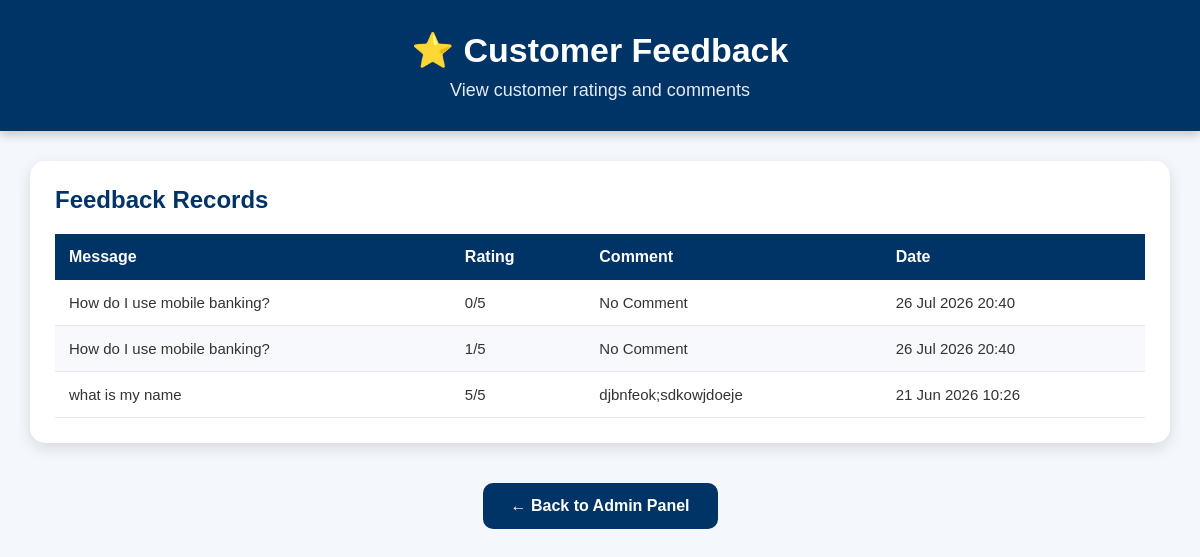
The app's page /feedback-list/ (signed in) with its own data.
### chatbot/models.py (models this page shows, shortened)
class Feedback(models.Model):
    chat = models.ForeignKey(ChatHistory, on_delete=models.CASCADE)
    rating = models.IntegerField()
    comment = models.TextField()

class ChatHistory(models.Model):
    message = models.TextField()
    response = models.TextField()
    intent = models.CharField(
        max_length=50,
        default="UNKNOWN"
    )
    language = models.CharField(max_length=20)
    sentiment = models.CharField(max_length=20)
    timestamp = models.DateTimeField(auto_now_add=True)

### chatbot/views.py (the view)
@login_required
def feedback_list(request):
    feedbacks = Feedback.objects.select_related(
        "chat"
    ).order_by(
        "-id"
    )
    return render(
        request,
        "chatbot/feedback.html",
        {
            "feedbacks": feedbacks
        }
    )

### chatbot/templates/chatbot/feedback.html (shortened to what this page needs)
{% load static %}
<!DOCTYPE html>
<html lang="en">
<head>
<link rel="stylesheet"
href="{% static 'dashboard/css/dashboard.css' %}">
</head>
<body>
<div class="header">
<h1>
⭐ Customer Feedback
</h1>
<p>
View customer ratings and comments
</p>
</div>
<div class="container">
<div class="chart-box">
<h2 class="section-title">
Feedback Records
</h2>
<table>
<thead>
<tr>
<th>Message</th>
<th>Rating</th>
<th>Comment</th>
<th>Date</th>
</tr>
</thead>
<tbody>
{% for item in feedbacks %}
<tr>
<td>
{{ item.chat.message|truncatechars:60 }}
</td>
<td>
{{ item.rating }}/5
</td>
<td>
{{ item.comment|default:"No Comment" }}
</td>
<td>
{{ item.chat.timestamp|date:"d M Y H:i" }}
</td>
</tr>
{% empty %}
<tr>
<td colspan="4">
No feedback available.
</td>
</tr>
{% endfor %}
</tbody>
</table>
</div>
<div class="footer">
<a href="{% url 'admin_panel' %}" class="btn">
← Back to Admin Panel
</a>
</div>
</div>
</body>
</html>

### dashboard/static/dashboard/css/dashboard.css (style rules this page uses)
* { margin:0; padding:0; box-sizing:border-box; }
body { font-family:Arial, Helvetica, sans-serif; background:#f4f7fb; color:#333; }
.header { background:#003366; color:white; text-align:center; padding:30px; box-shadow:0 4px 10px rgba(0,0,0,.2); }
.header h1 { font-size:34px; margin-bottom:10px; }
.header p { font-size:18px; opacity:.9; }
.container { width:95%; max-width:1500px; margin:30px auto; }
.section-title { color:#003366; margin-bottom:20px; font-size:24px; font-weight:bold; }
.chart-box { background:white; padding:25px; margin-bottom:30px; border-radius:15px; box-shadow:0 5px 15px rgba(0,0,0,.12); }
table { width:100%; border-collapse:collapse; margin-top:15px; background:white; }
table thead { background:#003366; color:white; }
table th { padding:14px; text-align:left; font-size:16px; }
table td { padding:14px; border-bottom:1px solid #e5e5e5; font-size:15px; }
table tbody tr:nth-child(even) { background:#f8f9fc; }
.footer { text-align:center; margin:40px 0; }
.btn { display:inline-block; padding:14px 28px; background:#003366; color:white; text-decoration:none; border-radius:10px; font-weight:bold; transition:.3s; }

### records on screen
Feedback: chat.message "How do I use mobile banking?", rating "0", comment "No Comment", chat.timestamp "26 Jul 2026 20:40"
Feedback: chat.message "How do I use mobile banking?", rating "1", comment "No Comment", chat.timestamp "26 Jul 2026 20:40"
Feedback: chat.message "what is my name", rating "5", comment "djbnfeok;sdkowjdoeje", chat.timestamp "21 Jun 2026 10:26"
